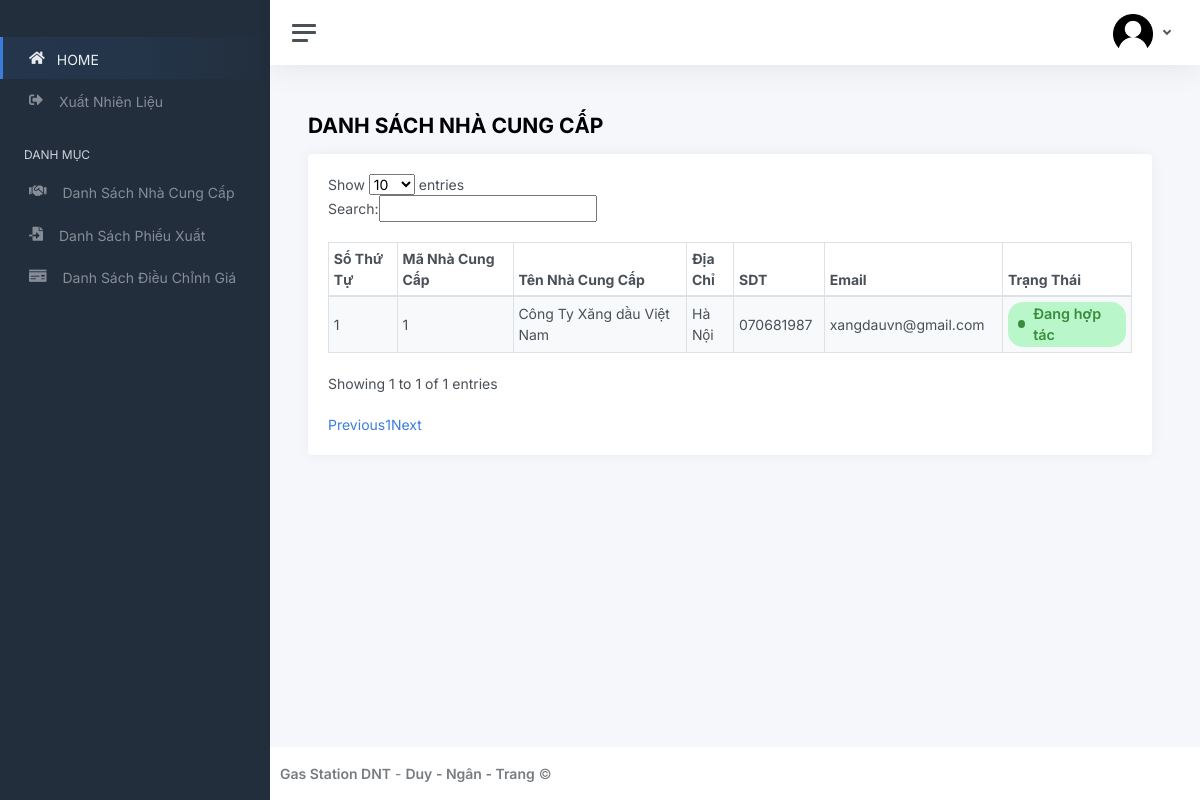
The app's page /static/danhsach_nhacungcap.php, older data.
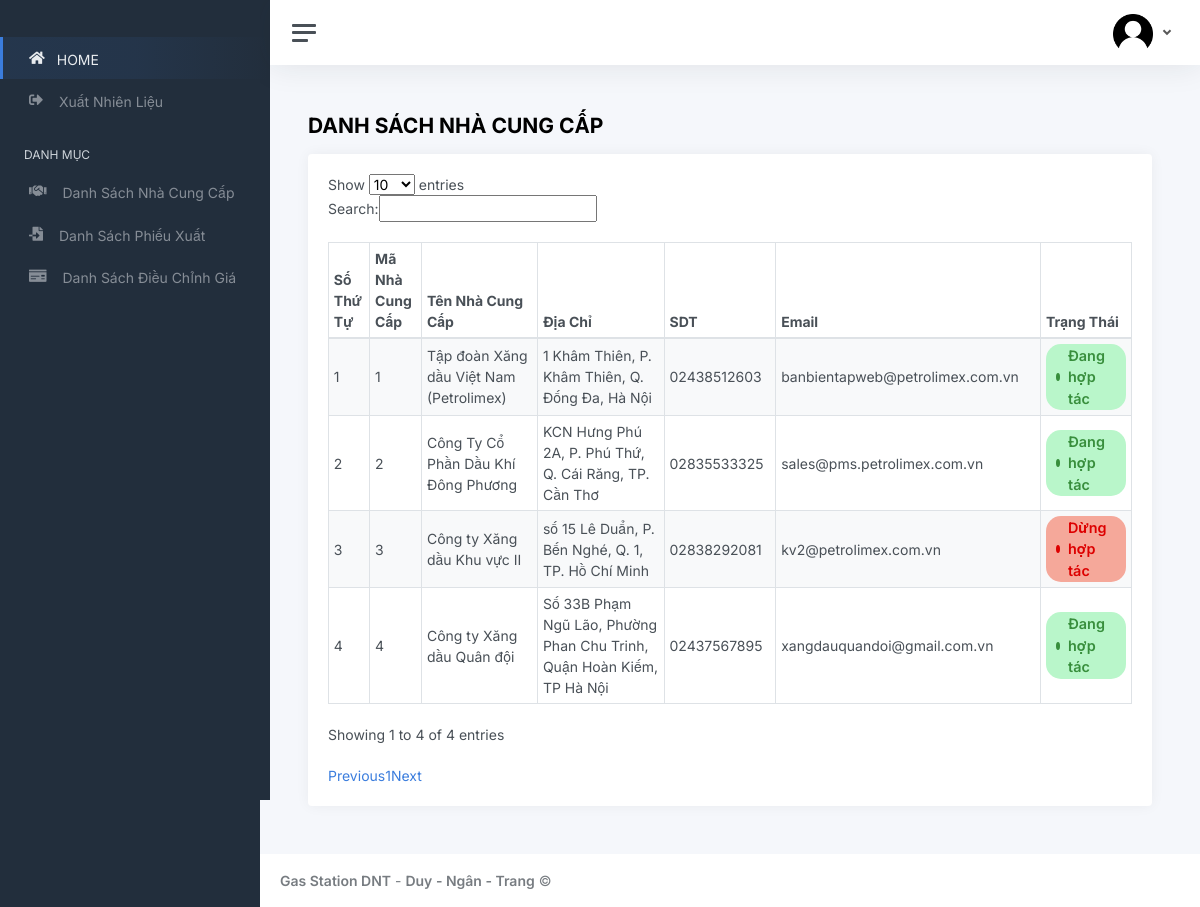
The same page, newer data.
### tables this page shows
CREATE TABLE `nhacungcap` (
  `ID_NCC` int NOT NULL,
  `TEN_NCC` varchar(50) DEFAULT NULL,
  `DIA_CHI` varchar(100) DEFAULT NULL,
  `SDT` varchar(15) DEFAULT NULL,
  `EMAIL` varchar(50) DEFAULT NULL,
  `TRANG_THAI` int DEFAULT NULL
);

### static/danhsach_nhacungcap.php (the view, shortened to what this page needs)
<!DOCTYPE html>
<html lang="en">
<head>
	<link href="css/app.css" rel="stylesheet">
	<link rel="stylesheet" href="https://cdnjs.cloudflare.com/ajax/libs/font-awesome/5.15.4/css/all.min.css" />
	<link rel="stylesheet" type="text/css" href="https://cdn.datatables.net/1.13.6/css/dataTables.jqueryui.min.css">
</head>
<?php
 include 'connect.php';
 $sql_dsncc= "select * from NHACUNGCAP ncc";
 $result_dsncc= mysqli_query($conn, $sql_dsncc);
 ?>
<body>
	<div class="wrapper">
		<?php
			include "header.php";
		?>
		<div class="main">
		<?php
			include 'username.php';
			?>
			<main class="content">
				<div class="container-fluid p-0">
					<h1 class="h3 mb-3" style="font-weight: bold;">DANH SÁCH NHÀ CUNG CẤP</h1>
					<div class="row">
						<div class="col-12">
							<div class="card">
								<div class="card-body">
									<div class="table-responsive ">
                                        <table id="dtBasicExample" class="table table-striped table-bordered table-sm" cellspacing="0" width="100%">
                                            <thead>
                                              <tr>
                                                <th class="th-sm">Số Thứ Tự
                                                </th>
                                                <th class="th-sm">Mã Nhà Cung Cấp
                                                </th>
                                                <th class="th-sm">Tên Nhà Cung Cấp
                                                </th>
                                                <th class="th-sm">Địa Chỉ
                                                </th>
                                                <th class="th-sm">SDT
                                                </th>
                                                <th class="th-sm">Email
                                                </th>
                                                <th class="th-sm">Trạng Thái
                                                </th>
                                              </tr>
                                            </thead>
                                            <tbody>
											<?php
													if ($result_dsncc && mysqli_num_rows($result_dsncc) > 0) {
														$stt=0;
														while ($row = mysqli_fetch_assoc($result_dsncc)) {
															$stt++;
															$statusClass = ($row['TRANG_THAI'] == 1) ? 'active' : 'waiting';
															echo "<tr>
																		<td>{$stt}</td>
																		<td>{$row['ID_NCC']}</td>
																		<td>{$row['TEN_NCC']}</td>
																		<td>{$row['DIA_CHI']}</td>
																		<td>{$row['SDT']}</td>
																		<td>{$row['EMAIL']}</td>
																		<td class='{$statusClass}'>
															<div class='d-inline-flex align-items-center {$statusClass}'>
																<div class='circle'></div>
																<div class='ps-2'>" . (($row['TRANG_THAI'] == 1) ? 'Đang hợp tác' : 'Dừng hợp tác') . "</div>
															</div>
														</td>
																	</tr>";
														}
													} else {
														echo "<tr><td colspan='6'>Không có dữ liệu</td></tr>";
													}
													?>
                                            </tbody>
                                          </table>
                                    </div>
								</div>
							</div>
						</div>
					</div>
			</main>
			<footer class="footer">
				<div class="container-fluid">
					<div class="row text-muted">
						<div class="col-6 text-start">
							<p class="mb-0">
								<a class="text-muted" href="#" target="_blank"><strong>Gas Station DNT</strong></a> - <a class="text-muted" href="#" target="_blank"><strong>Duy - Ngân - Trang</strong></a>								&copy;
							</p>
						</div>
					</div>
				</div>
			</footer>
		</div>
	</div>
</body>
</html>

Row changes from the older to the newer data that the page shows:
changed nhacungcap id 1: TEN_NCC "Công Ty Xăng dầu Việt Nam" → "Tập đoàn Xăng dầu Việt Nam (Petrolimex)"; DIA_CHI "Hà Nội" → "1 Khâm Thiên, P. Khâm Thiên, Q. Đống Đa, Hà Nội"; SDT "070681987" → "02438512603"; EMAIL "xangdauvn@gmail.com" → "banbientapweb@petrolimex.com.vn"
added nhacungcap: ID_NCC "2", TEN_NCC "Công Ty Cổ Phần Dầu Khí Đông Phương", DIA_CHI "KCN Hưng Phú 2A, P. Phú Thứ, Q. Cái Răng, TP. Cần Thơ", SDT "02835533325", EMAIL "sales@pms.petrolimex.com.vn", TRANG_THAI "Đang hợp tác"
added nhacungcap: ID_NCC "3", TEN_NCC "Công ty Xăng dầu Khu vực II", DIA_CHI "số 15 Lê Duẩn, P. Bến Nghé, Q. 1, TP. Hồ Chí Minh", SDT "02838292081", EMAIL "kv2@petrolimex.com.vn", TRANG_THAI "Dừng hợp tác"
added nhacungcap: ID_NCC "4", TEN_NCC "Công ty Xăng dầu Quân đội", DIA_CHI "Số 33B Phạm Ngũ Lão, Phường Phan Chu Trinh, Quận Hoàn Kiếm, TP Hà Nội", SDT "02437567895", EMAIL "xangdauquandoi@gmail.com.vn", TRANG_THAI "Đang hợp tác"
Text that changed along with them:
text written by a page script: "Show entries Search: Showing 1 to 1 of 1 entries Previous 1 Next" → "Show entries Search: Showing 1 to 4 of 4 entries Previous 1 Next"
